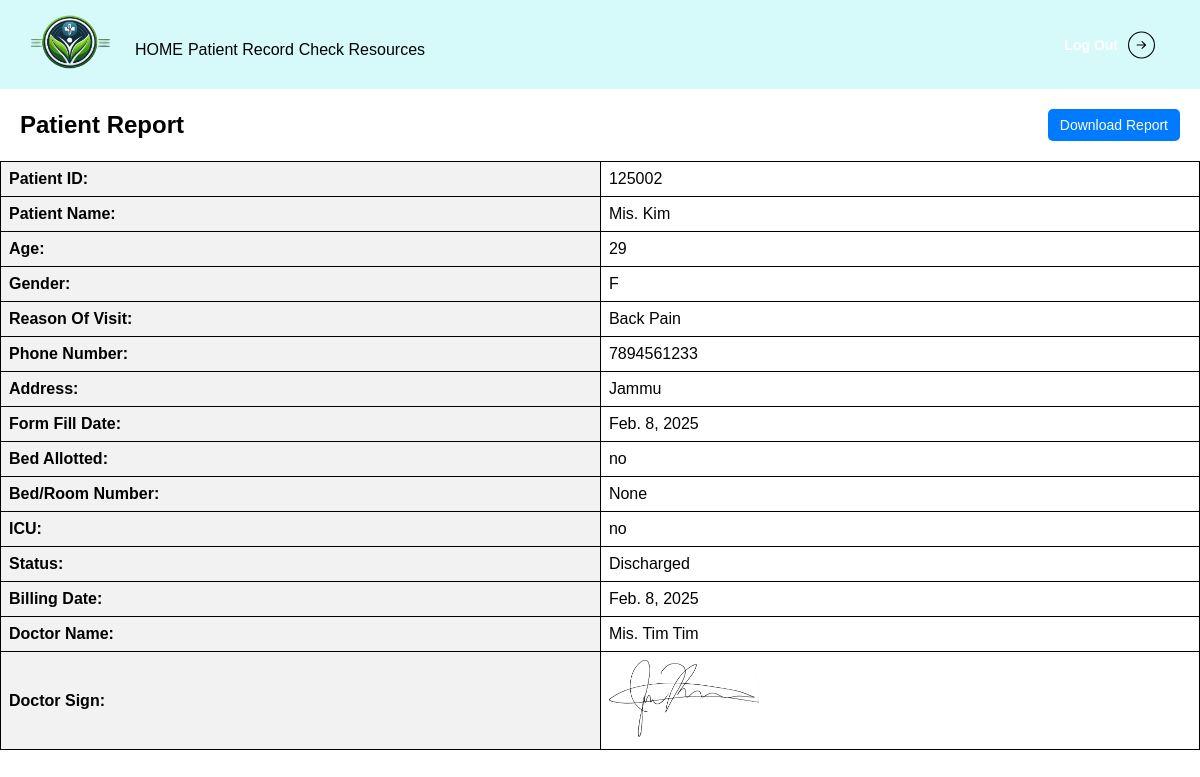
Page /patient/125002/ (signed in) on the committed database.
### Main/models.py (models this page shows, shortened)
class Patent(models.Model):
    patent_number = models.CharField(max_length=100)
    patent_title = models.CharField(max_length=200)
    patent_id = models.CharField(max_length=100, unique=True)
    address = models.CharField(max_length=200)
    inventor_name = models.CharField(max_length=100)
    filing_date = models.DateField()
    patent_status = models.CharField(max_length=20)
    patent_age = models.CharField(max_length=20)
    patent_gender = models.CharField(max_length=20)
    patent_doctor = models.CharField(max_length=20)
    bed_allotted = models.CharField(max_length=3, choices=[('yes', 'Yes'), ('no', 'No')], default='no')
    bed_number = models.CharField(max_length=100, blank=True, null=True)
    icu = models.CharField(max_length=3, choices=[('yes', 'Yes'), ('no', 'No')], default='no')
    billing_date = models.DateField(blank=True, null=True)
    photo = models.ImageField(upload_to='patient_photos/', null=True, blank=True)
    doctor = models.ForeignKey(Doctor, on_delete=models.SET_NULL, null=True, blank=True)

class Doctor(models.Model):
    doctor_id = models.CharField(max_length=100, unique=True)
    doctor_name = models.CharField(max_length=200)
    doctor_photo = models.ImageField(upload_to='doctor_photos/', null=True, blank=True)
    doctor_sign_photo = models.ImageField(upload_to='doctor_photos/', null=True, blank=True)
    doctor_status = models.CharField(max_length=20)
    doctor_age = models.CharField(max_length=20)
    doctor_gender = models.CharField(max_length=20)
    doctor_number = models.CharField(max_length=100)
    doctor_designation = models.CharField(max_length=100)

### Main/views.py (the view)
# urls.py: path('patient/<str:patient_id>/', PatientFile, name='PatientFile'),
@login_required
def PatientFile(request, patient_id):
    patient = get_object_or_404(Patent, patent_id=patient_id)
    doctor = patient.patent_doctor
    return render(request, 'PatientFile.html', {'patient': patient, 'doctor': doctor})

### Main/templates/PatientFile.html (shortened to what this page needs)
{% extends 'base.html' %}
{% load static %}
    {% block content %}
    <link rel="stylesheet" href="{% static 'css/patientrecord.css' %}">
</head>
<body>
    <div class="header" style="margin: 20px;">
        <h2>Patient Report</h2>
        <a href="{% url 'download_patient_pdf' patient.patent_id %}" class="download-btn">Download Report</a>
    </div>
    <table>
        <tr>
            <th>Patient ID:</th>
            <td>{{ patient.patent_id }}</td>
        </tr>
        <tr>
            <th>Patient Name:</th>
            <td>{{ patient.patent_title }}</td>
        </tr>
        <tr>
            <th>Age:</th>
            <td>{{ patient.patent_age }}</td>
        </tr>
        <tr>
            <th>Gender:</th>
            <td>{{ patient.patent_gender }}</td>
        </tr>
        <tr>
            <th>Reason Of Visit:</th>
            <td>{{ patient.inventor_name }}</td>
        </tr>
        <tr>
            <th>Phone Number:</th>
            <td>{{ patient.patent_number }}</td>
        </tr>
        <tr>
            <th>Address:</th>
            <td>{{ patient.address }}</td>
        </tr>
        <tr>
            <th>Form Fill Date:</th>
            <td>{{ patient.filing_date }}</td>
        </tr>
        <tr>
            <th>Bed Allotted:</th>
            <td>{{ patient.bed_allotted }}</td>
        </tr>
        <tr>
            <th>Bed/Room Number:</th>
            <td>{{ patient.bed_number }}</td>
        </tr>
        <tr>
            <th>ICU:</th>
            <td>{{ patient.icu }}</td>
        </tr>
        <tr>
            <th>Status:</th>
            <td>{{ patient.patent_status }}</td>
        </tr>
        {% if patient.billing_date %}
        <tr>
            <th>Billing Date:</th>
            <td>{{ patient.billing_date }}</td>
        </tr>
        {% endif %}
        <tr>
            <th>Doctor Name:</th>
            <td>{{ patient.patent_doctor }}</td>
        </tr>
        {% if doctor %}
        <tr>
            <th>Doctor Sign:</th>
            <td><img src="{{ patient.doctor.doctor_sign_photo.url }}" alt="Doctor Photo"></td>
        </tr>
        {% endif %}
    </table>
    {% endblock %}

### static/css/nav.css (style rules this page uses)
* { padding: 0; margin: 0; box-sizing: border-box; }

### static/css/patientrecord.css (style rules this page uses)
* { padding: 0; margin: 0; box-sizing: border-box; font-family: Arial, sans-serif; }

### Main/templates/PatientFile.html (style rules this page uses)
body { font-family: Arial, sans-serif; }
.header { display: flex; justify-content: space-between; align-items: center; }
.download-btn { padding: 8px 12px; background-color: #007bff; color: white; text-decoration: none; border-radius: 5px; font-size: 14px; }
table { width: 100%; border-collapse: collapse; margin-top: 10px; }
th, td { border: 1px solid black; padding: 8px; text-align: left; }
th { background-color: #f2f2f2; }
img { max-width: 150px; }

### rows in the picture
Patent: patent_id "125002", patent_title "Mis. Kim", patent_age "29", patent_gender "F", inventor_name "Back Pain", patent_number "7894561233", address "Jammu", filing_date "Feb. 8, 2025", bed_allotted "no", bed_number "None", icu "no", patent_status "Discharged", billing_date "Feb. 8, 2025", patent_doctor "Mis. Tim Tim", doctor.doctor_sign_photo (picture)
